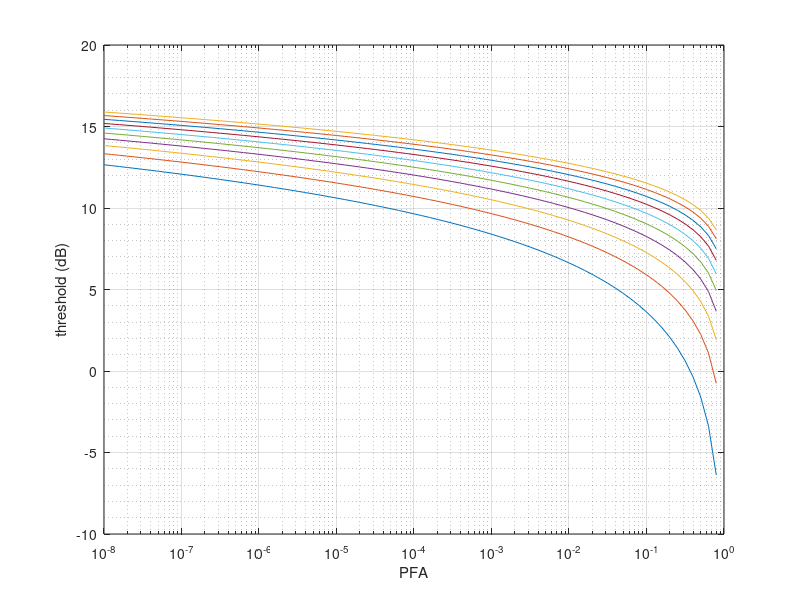

The MATLAB script that drew this image:
clc;
N = 1 : 10;
PFA = logspace(-8, 0, 81);
T = zeros(length(PFA), length(N));
for k = 1 : length(N)
    T(:, k) = 10*log10(gammaincinv(PFA, N(k), 'upper'));
end

figure; semilogx(PFA, T);
grid on; grid minor;
ylabel('threshold (dB)'); xlabel('PFA');